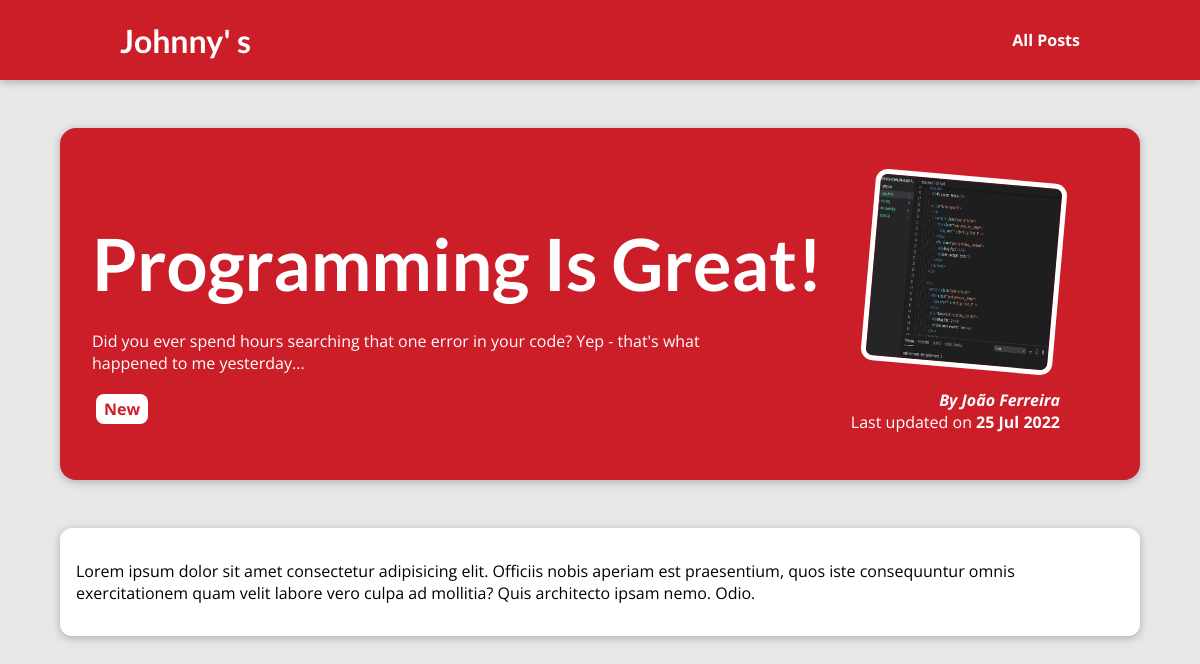
Page /posts/programming-is-fun on the committed database.
### blog/models.py (models this page shows, shortened)
class Post(models.Model):
    title = models.CharField(max_length=150)
    excerpt = models.CharField(max_length=250)
    image = models.ImageField(upload_to='posts', null=True)
    date = models.DateTimeField(auto_now=True)
    slug = models.SlugField(unique=True)
    content = models.TextField(validators=[MinLengthValidator(10)])
    author = models.ForeignKey(
        Author, on_delete=models.SET_NULL, null=True, related_name='posts')
    tags = models.ManyToManyField(Tag, related_name='posts')

class Tag(models.Model):
    caption = models.CharField(max_length=50, unique=True)

class Author(models.Model):
    first_name = models.CharField(max_length=100)
    last_name = models.CharField(max_length=100)
    email = models.EmailField(max_length=255)
    def get_full_name(self):
        return f"{self.first_name} {self.last_name}"
    def __str__(self):
        return self.get_full_name()

### blog/views.py (the view)
# urls.py: path('posts/<slug:slug>', views.post_detail, name='post-detail-page'),
def post_detail(request, slug):
    post = get_object_or_404(Post, slug=slug)
    return render(request, 'blog/post_detail.html', {
        'post': post,
        'tags': post.tags.all()
    })

### blog/templates/blog/post_detail.html (shortened to what this page needs)
{% extends "base.html" %}
{% load static %}
{% block css_files %}
<link rel="stylesheet" href="{% static "blog/post-detail.css" %}" />
{% endblock %}
{% block content %}
<section id="summary">
  <h2>{{ post.title }}</h2>
  <div class="post-excerpt">
    <span class="excert">{{ post.excerpt }}</span>
  </div>
  <div>
    {% for tag in tags %}
      <span class="tag">{{ tag.caption }}</span>
    {% endfor %}
  </div>
  <article>
    <img src="{{post.image.url}}" alt="{{ post.title }}" />
    <address>By {{ post.author }}</address>
    <div>Last updated on <time>{{ post.date|date:"d M Y" }}</time></div>
  </article>
</section>
<main>
  {{ post.content|linebreaks }}
</main>
{% endblock %}

### static/app.css (style rules this page uses)
* { box-sizing: border-box; }
html { font-family: 'Open Sans', 'Lato', sans-serif; }
body { margin: 0; }
h1, h2, h3 { font-family: 'Lato', sans-serif; font-weight: bold; }

### blog/static/blog/post-detail.css (style rules this page uses)
body { background-color: #e7e7e7; }
#summary { margin: 8rem auto 3rem auto; padding: 2rem; width: 90%; max-width: 90rem; border-radius: 16px; background-color: #cc1e29; position: relative; box-shadow: 0 2px 8px rgba(0, 0, 0, 0.25); height: 22rem; }
#summary h2 { color: white; font-size: 4.5rem; margin-bottom: 0.25rem; }
#summary article { position: absolute; top: 2rem; right: 3rem; padding: 1rem 2rem; border-radius: 12px; text-align: right; color: white; }
#summary article img { width: 12rem; height: 12rem; border-radius: 12px; transform: rotateZ(5deg); border: 5px solid white; margin-bottom: 1rem; }
#summary address { font-weight: bold; }
#summary time { font-weight: bold; }
main { width: 90%; max-width: 90rem; margin: 3rem auto; background-color: white; padding: 1rem; border-radius: 12px; box-shadow: 0 2px 8px rgba(0, 0, 0, 0.25); }
.tag { background-color: white; color: #cc1e29; padding: 0.25rem 0.5rem; border-radius: 8px; margin: 0.25rem; font-weight: bold; }
.excert { color: white; font-size: 1rem; margin-bottom: 1rem; }
.post-excerpt { font-size: 0.85rem; margin-bottom: 1.5rem; margin-top: 1.5rem; width: 40rem; }

### rows in the picture
Post: title "Programming Is Great!", excerpt "Did you ever spend hours searching that one error in your code? Yep - that's what happened to me yesterday...", image (picture), author "João Ferreira", date "25 Jul 2022", content "Lorem ipsum dolor sit amet consectetur adipisicing elit. Officiis nobis aperiam est praesentium, quos iste consequuntur omnis exercitationem quam velit labore vero culpa ad mollitia? Quis architecto ipsam nemo. Odio."
Tag: caption "New"
